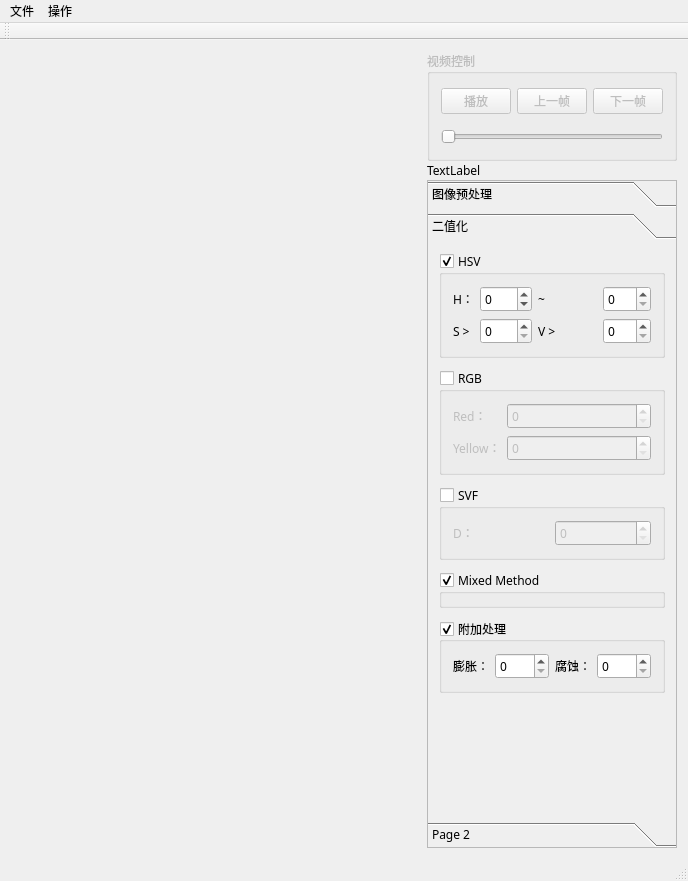
<?xml version="1.0" encoding="UTF-8"?>
<ui version="4.0">
 <class>MainWinClass</class>
 <widget class="QMainWindow" name="MainWinClass">
  <property name="geometry">
   <rect>
    <x>0</x>
    <y>0</y>
    <width>688</width>
    <height>881</height>
   </rect>
  </property>
  <property name="sizePolicy">
   <sizepolicy hsizetype="Expanding" vsizetype="Expanding">
    <horstretch>0</horstretch>
    <verstretch>0</verstretch>
   </sizepolicy>
  </property>
  <property name="maximumSize">
   <size>
    <width>16777215</width>
    <height>16777215</height>
   </size>
  </property>
  <property name="font">
   <font>
    <family>微软雅黑</family>
   </font>
  </property>
  <property name="windowTitle">
   <string>交通标志识别系统</string>
  </property>
  <widget class="QWidget" name="centralWidget">
   <property name="sizePolicy">
    <sizepolicy hsizetype="Expanding" vsizetype="Expanding">
     <horstretch>0</horstretch>
     <verstretch>0</verstretch>
    </sizepolicy>
   </property>
   <property name="maximumSize">
    <size>
     <width>16777215</width>
     <height>16777215</height>
    </size>
   </property>
   <layout class="QGridLayout" name="gridLayout">
    <item row="0" column="0">
     <widget class="ImageViewer" name="PicArea" native="true">
      <property name="sizePolicy">
       <sizepolicy hsizetype="Expanding" vsizetype="Expanding">
        <horstretch>0</horstretch>
        <verstretch>0</verstretch>
       </sizepolicy>
      </property>
     </widget>
    </item>
    <item row="0" column="1">
     <layout class="QVBoxLayout" name="verticalLayout" stretch="0,0,0">
      <property name="spacing">
       <number>1</number>
      </property>
      <property name="sizeConstraint">
       <enum>QLayout::SetDefaultConstraint</enum>
      </property>
      <item>
       <widget class="QGroupBox" name="VideoControlBox">
        <property name="enabled">
         <bool>false</bool>
        </property>
        <property name="sizePolicy">
         <sizepolicy hsizetype="Fixed" vsizetype="Fixed">
          <horstretch>0</horstretch>
          <verstretch>0</verstretch>
         </sizepolicy>
        </property>
        <property name="minimumSize">
         <size>
          <width>250</width>
          <height>110</height>
         </size>
        </property>
        <property name="maximumSize">
         <size>
          <width>250</width>
          <height>110</height>
         </size>
        </property>
        <property name="title">
         <string>视频控制</string>
        </property>
        <property name="alignment">
         <set>Qt::AlignLeading|Qt::AlignLeft|Qt::AlignTop</set>
        </property>
        <layout class="QVBoxLayout" name="verticalLayout_2">
         <property name="leftMargin">
          <number>11</number>
         </property>
         <property name="topMargin">
          <number>5</number>
         </property>
         <property name="bottomMargin">
          <number>5</number>
         </property>
         <item>
          <layout class="QHBoxLayout" name="horizontalLayout">
           <item>
            <widget class="QPushButton" name="btnPlay">
             <property name="text">
              <string>播放</string>
             </property>
            </widget>
           </item>
           <item>
            <widget class="QPushButton" name="btnPrevious">
             <property name="text">
              <string>上一帧</string>
             </property>
            </widget>
           </item>
           <item>
            <widget class="QPushButton" name="btnNext">
             <property name="text">
              <string>下一帧</string>
             </property>
            </widget>
           </item>
          </layout>
         </item>
         <item>
          <widget class="QSlider" name="ProgressBar">
           <property name="minimum">
            <number>0</number>
           </property>
           <property name="maximum">
            <number>100</number>
           </property>
           <property name="orientation">
            <enum>Qt::Horizontal</enum>
           </property>
          </widget>
         </item>
        </layout>
       </widget>
      </item>
      <item>
       <widget class="QLabel" name="label">
        <property name="sizePolicy">
         <sizepolicy hsizetype="Fixed" vsizetype="Fixed">
          <horstretch>0</horstretch>
          <verstretch>0</verstretch>
         </sizepolicy>
        </property>
        <property name="text">
         <string>TextLabel</string>
        </property>
        <property name="alignment">
         <set>Qt::AlignLeading|Qt::AlignLeft|Qt::AlignTop</set>
        </property>
       </widget>
      </item>
      <item>
       <widget class="QToolBox" name="toolBox">
        <property name="sizePolicy">
         <sizepolicy hsizetype="Fixed" vsizetype="Preferred">
          <horstretch>0</horstretch>
          <verstretch>0</verstretch>
         </sizepolicy>
        </property>
        <property name="minimumSize">
         <size>
          <width>250</width>
          <height>0</height>
         </size>
        </property>
        <property name="maximumSize">
         <size>
          <width>250</width>
          <height>16777215</height>
         </size>
        </property>
        <property name="frameShape">
         <enum>QFrame::StyledPanel</enum>
        </property>
        <property name="frameShadow">
         <enum>QFrame::Sunken</enum>
        </property>
        <property name="currentIndex">
         <number>1</number>
        </property>
        <widget class="QWidget" name="page">
         <property name="geometry">
          <rect>
           <x>0</x>
           <y>0</y>
           <width>248</width>
           <height>553</height>
          </rect>
         </property>
         <attribute name="label">
          <string>图像预处理</string>
         </attribute>
         <layout class="QFormLayout" name="formLayout_4">
          <property name="topMargin">
           <number>7</number>
          </property>
          <item row="0" column="1">
           <layout class="QHBoxLayout" name="horizontalLayout_2">
            <item>
             <widget class="QRadioButton" name="radioTypeLimit">
              <property name="text">
               <string>限速标志</string>
              </property>
              <property name="checked">
               <bool>true</bool>
              </property>
             </widget>
            </item>
            <item>
             <widget class="QRadioButton" name="radioTypeWarning">
              <property name="text">
               <string>警告标志</string>
              </property>
             </widget>
            </item>
           </layout>
          </item>
          <item row="1" column="0" colspan="2">
           <widget class="QGroupBox" name="boxDetectArea">
            <property name="sizePolicy">
             <sizepolicy hsizetype="Preferred" vsizetype="Fixed">
              <horstretch>0</horstretch>
              <verstretch>0</verstretch>
             </sizepolicy>
            </property>
            <property name="minimumSize">
             <size>
              <width>0</width>
              <height>0</height>
             </size>
            </property>
            <property name="maximumSize">
             <size>
              <width>16777215</width>
              <height>16777215</height>
             </size>
            </property>
            <property name="title">
             <string>检测区域</string>
            </property>
            <property name="checkable">
             <bool>true</bool>
            </property>
            <layout class="QFormLayout" name="formLayout">
             <property name="horizontalSpacing">
              <number>11</number>
             </property>
             <property name="topMargin">
              <number>7</number>
             </property>
             <item row="0" column="0">
              <widget class="QLabel" name="label_2">
               <property name="text">
                <string>顶部检测区域：</string>
               </property>
              </widget>
             </item>
             <item row="0" column="1">
              <widget class="QDoubleSpinBox" name="edtDetectTop">
               <property name="sizePolicy">
                <sizepolicy hsizetype="Fixed" vsizetype="Fixed">
                 <horstretch>0</horstretch>
                 <verstretch>0</verstretch>
                </sizepolicy>
               </property>
               <property name="minimumSize">
                <size>
                 <width>70</width>
                 <height>30</height>
                </size>
               </property>
               <property name="maximumSize">
                <size>
                 <width>70</width>
                 <height>30</height>
                </size>
               </property>
               <property name="maximum">
                <double>1.000000000000000</double>
               </property>
               <property name="singleStep">
                <double>0.010000000000000</double>
               </property>
              </widget>
             </item>
             <item row="1" column="0">
              <widget class="QLabel" name="label_3">
               <property name="text">
                <string>侧边检测区域：</string>
               </property>
              </widget>
             </item>
             <item row="1" column="1">
              <widget class="QDoubleSpinBox" name="edtDetectSide">
               <property name="sizePolicy">
                <sizepolicy hsizetype="Fixed" vsizetype="Fixed">
                 <horstretch>0</horstretch>
                 <verstretch>0</verstretch>
                </sizepolicy>
               </property>
               <property name="minimumSize">
                <size>
                 <width>70</width>
                 <height>30</height>
                </size>
               </property>
               <property name="maximumSize">
                <size>
                 <width>70</width>
                 <height>30</height>
                </size>
               </property>
               <property name="maximum">
                <double>1.000000000000000</double>
               </property>
               <property name="singleStep">
                <double>0.010000000000000</double>
               </property>
              </widget>
             </item>
             <item row="2" column="0">
              <widget class="QLabel" name="label_4">
               <property name="text">
                <string>底部检测区域：</string>
               </property>
              </widget>
             </item>
             <item row="2" column="1">
              <widget class="QDoubleSpinBox" name="edtDetectBottom">
               <property name="sizePolicy">
                <sizepolicy hsizetype="Fixed" vsizetype="Fixed">
                 <horstretch>0</horstretch>
                 <verstretch>0</verstretch>
                </sizepolicy>
               </property>
               <property name="minimumSize">
                <size>
                 <width>70</width>
                 <height>30</height>
                </size>
               </property>
               <property name="maximumSize">
                <size>
                 <width>70</width>
                 <height>30</height>
                </size>
               </property>
               <property name="maximum">
                <double>1.000000000000000</double>
               </property>
               <property name="singleStep">
                <double>0.010000000000000</double>
               </property>
              </widget>
             </item>
             <item row="3" column="0">
              <widget class="QLabel" name="label_5">
               <property name="text">
                <string>隔行处理        ：</string>
               </property>
              </widget>
             </item>
             <item row="3" column="1">
              <widget class="QComboBox" name="comboDetectDiv">
               <property name="sizePolicy">
                <sizepolicy hsizetype="Fixed" vsizetype="Fixed">
                 <horstretch>0</horstretch>
                 <verstretch>0</verstretch>
                </sizepolicy>
               </property>
               <property name="minimumSize">
                <size>
                 <width>70</width>
                 <height>30</height>
                </size>
               </property>
               <property name="maximumSize">
                <size>
                 <width>70</width>
                 <height>30</height>
                </size>
               </property>
               <item>
                <property name="text">
                 <string>/ 1</string>
                </property>
               </item>
               <item>
                <property name="text">
                 <string>/ 2</string>
                </property>
               </item>
               <item>
                <property name="text">
                 <string>/ 4</string>
                </property>
               </item>
               <item>
                <property name="text">
                 <string>/ 8</string>
                </property>
               </item>
              </widget>
             </item>
            </layout>
           </widget>
          </item>
          <item row="2" column="0" colspan="2">
           <widget class="QGroupBox" name="boxEnhance">
            <property name="sizePolicy">
             <sizepolicy hsizetype="Preferred" vsizetype="Fixed">
              <horstretch>0</horstretch>
              <verstretch>0</verstretch>
             </sizepolicy>
            </property>
            <property name="title">
             <string>图像增强</string>
            </property>
            <property name="checkable">
             <bool>true</bool>
            </property>
            <layout class="QFormLayout" name="formLayout_2">
             <property name="topMargin">
              <number>7</number>
             </property>
             <item row="0" column="0">
              <widget class="QLabel" name="label_6">
               <property name="text">
                <string>饱和度：</string>
               </property>
              </widget>
             </item>
             <item row="0" column="1">
              <widget class="QSlider" name="sliderSatur">
               <property name="minimum">
                <number>100</number>
               </property>
               <property name="maximum">
                <number>1000</number>
               </property>
               <property name="pageStep">
                <number>50</number>
               </property>
               <property name="orientation">
                <enum>Qt::Horizontal</enum>
               </property>
              </widget>
             </item>
             <item row="1" column="0" colspan="2">
              <widget class="QCheckBox" name="checkHistogram">
               <property name="sizePolicy">
                <sizepolicy hsizetype="Preferred" vsizetype="Fixed">
                 <horstretch>0</horstretch>
                 <verstretch>0</verstretch>
                </sizepolicy>
               </property>
               <property name="minimumSize">
                <size>
                 <width>0</width>
                 <height>0</height>
                </size>
               </property>
               <property name="maximumSize">
                <size>
                 <width>1111111</width>
                 <height>1111111</height>
                </size>
               </property>
               <property name="text">
                <string>直方图均衡化</string>
               </property>
              </widget>
             </item>
            </layout>
           </widget>
          </item>
          <item row="3" column="1">
           <widget class="QWidget" name="widget" native="true"/>
          </item>
         </layout>
        </widget>
        <widget class="QWidget" name="page_3">
         <property name="geometry">
          <rect>
           <x>0</x>
           <y>0</y>
           <width>248</width>
           <height>553</height>
          </rect>
         </property>
         <property name="toolTipDuration">
          <number>1</number>
         </property>
         <attribute name="label">
          <string>二值化</string>
         </attribute>
         <layout class="QGridLayout" name="gridLayout_2">
          <property name="topMargin">
           <number>7</number>
          </property>
          <property name="verticalSpacing">
           <number>11</number>
          </property>
          <item row="1" column="0">
           <widget class="QGroupBox" name="boxBinaryRGB">
            <property name="enabled">
             <bool>true</bool>
            </property>
            <property name="sizePolicy">
             <sizepolicy hsizetype="Preferred" vsizetype="Fixed">
              <horstretch>0</horstretch>
              <verstretch>0</verstretch>
             </sizepolicy>
            </property>
            <property name="title">
             <string>RGB</string>
            </property>
            <property name="checkable">
             <bool>true</bool>
            </property>
            <property name="checked">
             <bool>false</bool>
            </property>
            <layout class="QGridLayout" name="gridLayout_4">
             <item row="0" column="0">
              <widget class="QLabel" name="label_12">
               <property name="sizePolicy">
                <sizepolicy hsizetype="Maximum" vsizetype="Preferred">
                 <horstretch>0</horstretch>
                 <verstretch>0</verstretch>
                </sizepolicy>
               </property>
               <property name="text">
                <string>Red：</string>
               </property>
              </widget>
             </item>
             <item row="0" column="1">
              <widget class="QSpinBox" name="edtBinaryRed">
               <property name="minimum">
                <number>0</number>
               </property>
               <property name="maximum">
                <number>255</number>
               </property>
              </widget>
             </item>
             <item row="1" column="0">
              <widget class="QLabel" name="label_14">
               <property name="sizePolicy">
                <sizepolicy hsizetype="Maximum" vsizetype="Preferred">
                 <horstretch>0</horstretch>
                 <verstretch>0</verstretch>
                </sizepolicy>
               </property>
               <property name="text">
                <string>Yellow：</string>
               </property>
              </widget>
             </item>
             <item row="1" column="1">
              <widget class="QSpinBox" name="edtBinaryYellow">
               <property name="minimum">
                <number>0</number>
               </property>
               <property name="maximum">
                <number>255</number>
               </property>
              </widget>
             </item>
            </layout>
           </widget>
          </item>
          <item row="5" column="0">
           <widget class="QWidget" name="widget_2" native="true"/>
          </item>
          <item row="2" column="0">
           <widget class="QGroupBox" name="boxBinarySVF">
            <property name="enabled">
             <bool>true</bool>
            </property>
            <property name="sizePolicy">
             <sizepolicy hsizetype="Preferred" vsizetype="Fixed">
              <horstretch>0</horstretch>
              <verstretch>0</verstretch>
             </sizepolicy>
            </property>
            <property name="title">
             <string>SVF</string>
            </property>
            <property name="checkable">
             <bool>true</bool>
            </property>
            <property name="checked">
             <bool>false</bool>
            </property>
            <layout class="QGridLayout" name="gridLayout_5">
             <item row="0" column="0">
              <widget class="QLabel" name="label_17">
               <property name="text">
                <string>D：</string>
               </property>
              </widget>
             </item>
             <item row="0" column="1">
              <widget class="QSpinBox" name="edtBinaryD">
               <property name="minimum">
                <number>0</number>
               </property>
               <property name="maximum">
                <number>100</number>
               </property>
              </widget>
             </item>
            </layout>
           </widget>
          </item>
          <item row="0" column="0">
           <widget class="QGroupBox" name="boxBinaryHSV">
            <property name="enabled">
             <bool>true</bool>
            </property>
            <property name="sizePolicy">
             <sizepolicy hsizetype="Preferred" vsizetype="Fixed">
              <horstretch>0</horstretch>
              <verstretch>0</verstretch>
             </sizepolicy>
            </property>
            <property name="title">
             <string>HSV</string>
            </property>
            <property name="checkable">
             <bool>true</bool>
            </property>
            <property name="checked">
             <bool>true</bool>
            </property>
            <layout class="QGridLayout" name="gridLayout_3">
             <property name="bottomMargin">
              <number>11</number>
             </property>
             <item row="0" column="0">
              <widget class="QLabel" name="label_7">
               <property name="sizePolicy">
                <sizepolicy hsizetype="Maximum" vsizetype="Preferred">
                 <horstretch>0</horstretch>
                 <verstretch>0</verstretch>
                </sizepolicy>
               </property>
               <property name="text">
                <string>H：</string>
               </property>
              </widget>
             </item>
             <item row="0" column="1">
              <widget class="QSpinBox" name="edtBinaryHmin">
               <property name="minimum">
                <number>-360</number>
               </property>
               <property name="maximum">
                <number>360</number>
               </property>
              </widget>
             </item>
             <item row="1" column="0">
              <widget class="QLabel" name="label_10">
               <property name="text">
                <string>S &gt; </string>
               </property>
              </widget>
             </item>
             <item row="1" column="1">
              <widget class="QSpinBox" name="edtBinarySmin">
               <property name="minimum">
                <number>0</number>
               </property>
               <property name="maximum">
                <number>255</number>
               </property>
              </widget>
             </item>
             <item row="1" column="2" colspan="2">
              <widget class="QLabel" name="label_9">
               <property name="text">
                <string>V &gt; </string>
               </property>
              </widget>
             </item>
             <item row="1" column="4">
              <widget class="QSpinBox" name="edtBinaryVmin">
               <property name="minimum">
                <number>0</number>
               </property>
               <property name="maximum">
                <number>255</number>
               </property>
              </widget>
             </item>
             <item row="0" column="4">
              <widget class="QSpinBox" name="edtBinaryHmax">
               <property name="minimum">
                <number>0</number>
               </property>
               <property name="maximum">
                <number>360</number>
               </property>
              </widget>
             </item>
             <item row="0" column="2" colspan="2">
              <widget class="QLabel" name="label_8">
               <property name="sizePolicy">
                <sizepolicy hsizetype="Fixed" vsizetype="Preferred">
                 <horstretch>0</horstretch>
                 <verstretch>0</verstretch>
                </sizepolicy>
               </property>
               <property name="text">
                <string>~</string>
               </property>
               <property name="alignment">
                <set>Qt::AlignCenter</set>
               </property>
              </widget>
             </item>
            </layout>
           </widget>
          </item>
          <item row="4" column="0">
           <widget class="QGroupBox" name="boxBianryPost">
            <property name="sizePolicy">
             <sizepolicy hsizetype="Preferred" vsizetype="Fixed">
              <horstretch>0</horstretch>
              <verstretch>0</verstretch>
             </sizepolicy>
            </property>
            <property name="title">
             <string>附加处理</string>
            </property>
            <property name="checkable">
             <bool>true</bool>
            </property>
            <layout class="QGridLayout" name="gridLayout_6">
             <item row="0" column="0">
              <widget class="QLabel" name="label_13">
               <property name="sizePolicy">
                <sizepolicy hsizetype="Maximum" vsizetype="Preferred">
                 <horstretch>0</horstretch>
                 <verstretch>0</verstretch>
                </sizepolicy>
               </property>
               <property name="text">
                <string>膨胀：</string>
               </property>
              </widget>
             </item>
             <item row="0" column="1">
              <widget class="QSpinBox" name="edtBinaryDilate">
               <property name="minimum">
                <number>0</number>
               </property>
               <property name="maximum">
                <number>99</number>
               </property>
               <property name="value">
                <number>0</number>
               </property>
              </widget>
             </item>
             <item row="0" column="2">
              <widget class="QLabel" name="label_11">
               <property name="sizePolicy">
                <sizepolicy hsizetype="Fixed" vsizetype="Preferred">
                 <horstretch>0</horstretch>
                 <verstretch>0</verstretch>
                </sizepolicy>
               </property>
               <property name="text">
                <string>腐蚀：</string>
               </property>
               <property name="alignment">
                <set>Qt::AlignCenter</set>
               </property>
              </widget>
             </item>
             <item row="0" column="3">
              <widget class="QSpinBox" name="edtBinaryErode">
               <property name="minimum">
                <number>0</number>
               </property>
               <property name="maximum">
                <number>99</number>
               </property>
               <property name="value">
                <number>0</number>
               </property>
              </widget>
             </item>
            </layout>
           </widget>
          </item>
          <item row="3" column="0">
           <widget class="QGroupBox" name="boxBinaryMixed">
            <property name="sizePolicy">
             <sizepolicy hsizetype="Preferred" vsizetype="Fixed">
              <horstretch>0</horstretch>
              <verstretch>0</verstretch>
             </sizepolicy>
            </property>
            <property name="title">
             <string>Mixed Method</string>
            </property>
            <property name="checkable">
             <bool>true</bool>
            </property>
           </widget>
          </item>
         </layout>
        </widget>
        <widget class="QWidget" name="page_2">
         <property name="geometry">
          <rect>
           <x>0</x>
           <y>0</y>
           <width>248</width>
           <height>553</height>
          </rect>
         </property>
         <attribute name="label">
          <string>Page 2</string>
         </attribute>
        </widget>
       </widget>
      </item>
     </layout>
    </item>
   </layout>
  </widget>
  <widget class="QMenuBar" name="menuBar">
   <property name="geometry">
    <rect>
     <x>0</x>
     <y>0</y>
     <width>688</width>
     <height>26</height>
    </rect>
   </property>
   <widget class="QMenu" name="mainMenu">
    <property name="font">
     <font>
      <family>微软雅黑</family>
     </font>
    </property>
    <property name="title">
     <string>文件</string>
    </property>
    <addaction name="actionOpenImg"/>
    <addaction name="actionOpenVideo"/>
    <addaction name="separator"/>
    <addaction name="actionQuit"/>
   </widget>
   <widget class="QMenu" name="menu">
    <property name="title">
     <string>操作</string>
    </property>
    <addaction name="actionResend"/>
   </widget>
   <addaction name="mainMenu"/>
   <addaction name="menu"/>
  </widget>
  <widget class="QToolBar" name="mainToolBar">
   <attribute name="toolBarArea">
    <enum>TopToolBarArea</enum>
   </attribute>
   <attribute name="toolBarBreak">
    <bool>false</bool>
   </attribute>
  </widget>
  <widget class="QStatusBar" name="statusBar"/>
  <action name="actionQuit">
   <property name="text">
    <string>退出</string>
   </property>
   <property name="font">
    <font>
     <family>微软雅黑</family>
     <pointsize>9</pointsize>
    </font>
   </property>
  </action>
  <action name="actionOpenImg">
   <property name="text">
    <string>打开图片</string>
   </property>
   <property name="font">
    <font>
     <family>微软雅黑</family>
    </font>
   </property>
  </action>
  <action name="actionOpenVideo">
   <property name="text">
    <string>打开视频</string>
   </property>
  </action>
  <action name="actionResend">
   <property name="text">
    <string>再次处理</string>
   </property>
  </action>
 </widget>
 <layoutdefault spacing="6" margin="11"/>
 <customwidgets>
  <customwidget>
   <class>ImageViewer</class>
   <extends>QWidget</extends>
   <header>ImageViewer.h</header>
   <container>1</container>
  </customwidget>
 </customwidgets>
 <resources>
  <include location="mainwin.qrc"/>
 </resources>
 <connections>
  <connection>
   <sender>actionQuit</sender>
   <signal>triggered()</signal>
   <receiver>MainWinClass</receiver>
   <slot>close()</slot>
   <hints>
    <hint type="sourcelabel">
     <x>-1</x>
     <y>-1</y>
    </hint>
    <hint type="destinationlabel">
     <x>299</x>
     <y>199</y>
    </hint>
   </hints>
  </connection>
 </connections>
</ui>
